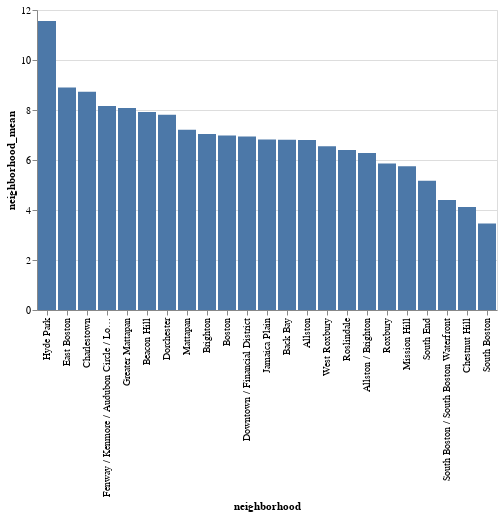

The notebook cell saved with this chart:
### Code cell
import altair as alt
import pandas as pd
time=pd.read_csv('response_time.csv')
timechart=alt.Chart(time).mark_bar().encode(
    x=alt.X('neighborhood:N', sort='-y'),
    y='neighborhood_mean')
timechart

### Figure 1 — Vega-Lite specification as saved in the notebook (floating-point values rounded to 4 significant figures)
{"config": {"view": {"continuousWidth": 400, "continuousHeight": 300}}, "data": {"name": "data-cbe1adae1e0df9034b76aa813b938a98"}, "mark": "bar", "encoding": {"x": {"type": "nominal", "field": "neighborhood", "sort": "-y"}, "y": {"type": "quantitative", "field": "neighborhood_mean"}}, "$schema": "https://vega.github.io/schema/vega-lite/v4.8.1.json", "datasets": {"data-cbe1adae1e0df9034b76aa813b938a98": [{"neighborhood_mean": 6.796, "neighborhood": "Allston"}, {"neighborhood_mean": 6.276, "neighborhood": "Allston / Brighton"}, {"neighborhood_mean": 6.806, "neighborhood": "Back Bay"}, {"neighborhood_mean": 7.923, "neighborhood": "Beacon Hill"}, {"neighborhood_mean": 6.977, "neighborhood": "Boston"}, {"neighborhood_mean": 7.039, "neighborhood": "Brighton"}, {"neighborhood_mean": 8.734, "neighborhood": "Charlestown"}, {"neighborhood_mean": 4.118, "neighborhood": "Chestnut Hill"}, {"neighborhood_mean": 7.809, "neighborhood": "Dorchester"}, {"neighborhood_mean": 6.945, "neighborhood": "Downtown / Financial District"}, {"neighborhood_mean": 8.896, "neighborhood": "East Boston"}, {"neighborhood_mean": 8.157, "neighborhood": "Fenway / Kenmore / Audubon Circle / Longwood"}, {"neighborhood_mean": 8.084, "neighborhood": "Greater Mattapan"}, {"neighborhood_mean": 11.56, "neighborhood": "Hyde Park"}, {"neighborhood_mean": 6.824, "neighborhood": "Jamaica Plain"}, {"neighborhood_mean": 7.209, "neighborhood": "Mattapan"}, {"neighborhood_mean": 5.75, "neighborhood": "Mission Hill"}, {"neighborhood_mean": 6.401, "neighborhood": "Roslindale"}, {"neighborhood_mean": 5.859, "neighborhood": "Roxbury"}, {"neighborhood_mean": 3.457, "neighborhood": "South Boston"}, {"neighborhood_mean": 4.399, "neighborhood": "South Boston / South Boston Waterfront"}, {"neighborhood_mean": 5.174, "neighborhood": "South End"}, {"neighborhood_mean": 6.549, "neighborhood": "West Roxbury"}]}}
